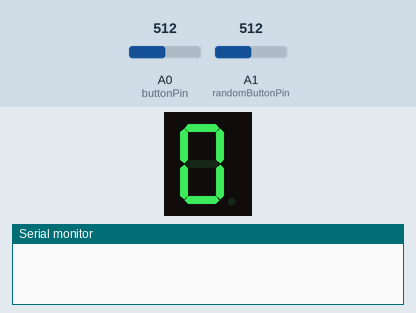
A sketch run on a simulated Arduino Uno, built with avr-gcc and run on an emulated ATmega328P. On the bench: 1-digit seven-segment display, the last lines printed to the serial monitor. Wiring (inferred from the names in the program): 1-digit 7-segment display, segments lit when HIGH: segments pin 2, pin 3, pin 4, pin 5, pin 6, pin 7, pin 8, pin 13. The test bench sets the inputs (shaded band); at power-on: A1 (randomButtonPin) = 512, A0 (buttonPin) = 512. Random numbers use the default seed unless the sketch sets one; the segment pins are drawn as the display they are named for.

Above: at 1.2 s.
1.3 s: A1 (randomButtonPin) set to 490
At 2.6 s:
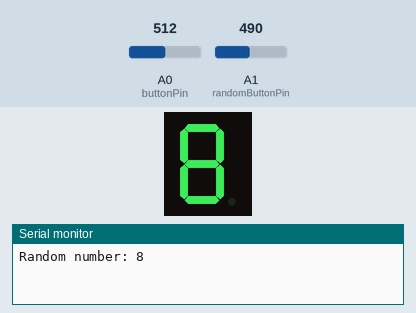
2.8 s: A0 (buttonPin) set to 490
At 3.9 s:
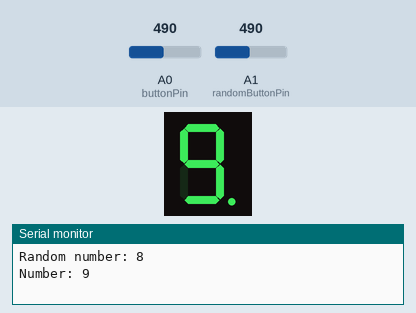
4.5 s: A0 (buttonPin) set to 510
At 5.1 s:
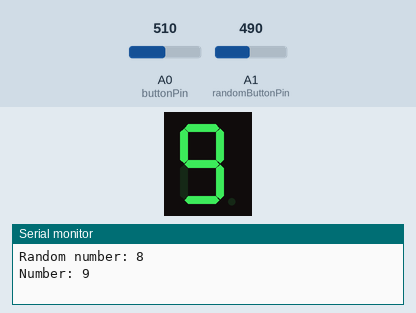
Timing chart, 0 to 7.5 s (numbered marks = the images above; inputs shaded):
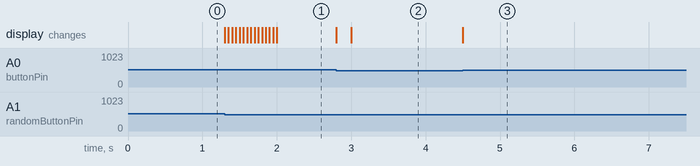

Measured:
- after the input at 1.3 s, the display: first changes at once (image 1 shows a later state)
- after the input at 2.8 s, the display: first changes at once (image 2 shows a later state)
- after the input at 4.5 s, the display: changes at once (image 3)

The sketch:

buttonLED.ino
```cpp
const int buttonPin = A0;               // Analog pin for the increment button
const int randomButtonPin = A1;         // Analog pin for the random button
const int segA = 2;                     // Pin for Each segment of the 7 LED
const int segB = 3;
const int segC = 4;
const int segD = 5;
const int segE = 6;
const int segF = 7;
const int segG = 8;
const int segDP = 13;                   // Pin for the built-in LED and the decimal

int number = 0;                         // Number to be displayed

int buttonState = 0;                    // Current state of the increment button
int lastButtonState = 0;                // Previous state of the increment button

int randomButtonState = 0;              // Current state of the random button
int lastRandomButtonState = 0;          // Previous state of random button

void writeNumber() {
  // Display the corresponding number on the 7-segment display
  digitalWrite(segA, number == 0 || number == 2 || number == 3 || number == 5 || number == 6 || number == 7 || number == 8 || number == 9);
  digitalWrite(segB, number == 0 || number == 1 || number == 2 || number == 3 || number == 4 || number == 7 || number == 8 || number == 9);
  digitalWrite(segC, number == 0 || number == 1 || number == 3 || number == 4 || number == 5 || number == 6 || number == 7 || number == 8 || number == 9);
  digitalWrite(segD, number == 0 || number == 2 || number == 3 || number == 5 || number == 6 || number == 8 || number == 9);
  digitalWrite(segE, number == 0 || number == 2 || number == 6 || number == 8);
  digitalWrite(segF, number == 0 || number == 4 || number == 5 || number == 6 || number == 8 || number == 9);
  digitalWrite(segG, number == 2 || number == 3 || number == 4 || number == 5 || number == 6 || number == 8 || number == 9);
}

void setup() {
  pinMode(buttonPin, INPUT);            // Set the increment pin as an input
  digitalWrite(buttonPin, true);        // Enable the internal pull-up resistor for the pin
  pinMode(randomButtonPin, INPUT);      // Set the random pin as an input
  digitalWrite(randomButtonPin, true);  // Enable the internal pull-up resistor for the pin
  Serial.begin(9600);                   // Initialize serial communication (optional)
  pinMode(segA, OUTPUT);
  pinMode(segB, OUTPUT);
  pinMode(segC, OUTPUT);
  pinMode(segD, OUTPUT);
  pinMode(segE, OUTPUT);
  pinMode(segF, OUTPUT);
  pinMode(segG, OUTPUT);
  pinMode(segDP, OUTPUT);               // Set the LED pin as an output
}

void loop() {
  unsigned long currentTime = millis();


  buttonState = analogRead(buttonPin);  // Read the current state of the button
  randomButtonState = analogRead(randomButtonPin);

  // Check if the button is pressed (threshold below a certain value)
  if (buttonState < 500 && lastButtonState >= 500) {
    if (number == 9) {                  // count 0 - 9
      number = 0;
    } else {
      number++;                         // Increment the number
    }
    Serial.print("Number: ");           // Print the number
    Serial.println(number);
    digitalWrite(segDP, true);          // Turn on the LED
    delay(200);                         // Debounce delay to avoid multiple increments on a single button press
  }

  // Button 2 - random number
  if (randomButtonState < 500 && lastRandomButtonState >= 500) {
    // Flash a bunch of random numbers and the DP first
    for (int i = 0; i < 7; i++) {
      digitalWrite(segDP, true);        // Turn on the LED
      delay(50);
      number = random(0, 9);
      writeNumber();
      digitalWrite(segDP, false);       // Turn off the LED
      delay(50);
      number = random(0, 9);
      writeNumber();
    }
    Serial.print("Random number: ");
    Serial.println(number);
    delay(200);                         // Debounce delay to avoid multiple increments on a single button press
  }

  // Update the last button state
  lastButtonState = buttonState;
  lastRandomButtonState = randomButtonState;

  // Turn off the LED if the button is not pressed
  if (buttonState >= 500) {
    digitalWrite(segDP, false);
  }

  writeNumber();
}
```
